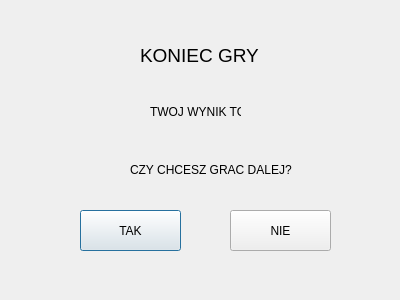
<?xml version="1.0" encoding="UTF-8"?>
<ui version="4.0">
 <class>gameover</class>
 <widget class="QDialog" name="gameover">
  <property name="geometry">
   <rect>
    <x>0</x>
    <y>0</y>
    <width>400</width>
    <height>300</height>
   </rect>
  </property>
  <property name="windowTitle">
   <string>Dialog</string>
  </property>
  <widget class="QPushButton" name="pushButton">
   <property name="geometry">
    <rect>
     <x>80</x>
     <y>210</y>
     <width>101</width>
     <height>41</height>
    </rect>
   </property>
   <property name="text">
    <string>TAK</string>
   </property>
  </widget>
  <widget class="QPushButton" name="pushButton_2">
   <property name="geometry">
    <rect>
     <x>230</x>
     <y>210</y>
     <width>101</width>
     <height>41</height>
    </rect>
   </property>
   <property name="text">
    <string>NIE</string>
   </property>
  </widget>
  <widget class="QLabel" name="label">
   <property name="geometry">
    <rect>
     <x>140</x>
     <y>40</y>
     <width>121</width>
     <height>31</height>
    </rect>
   </property>
   <property name="font">
    <font>
     <pointsize>14</pointsize>
    </font>
   </property>
   <property name="text">
    <string>KONIEC GRY</string>
   </property>
  </widget>
  <widget class="QLabel" name="label_4">
   <property name="geometry">
    <rect>
     <x>130</x>
     <y>160</y>
     <width>181</width>
     <height>20</height>
    </rect>
   </property>
   <property name="text">
    <string>CZY CHCESZ GRAC DALEJ?</string>
   </property>
  </widget>
  <widget class="QLabel" name="label_2">
   <property name="geometry">
    <rect>
     <x>190</x>
     <y>130</y>
     <width>89</width>
     <height>23</height>
    </rect>
   </property>
   <property name="font">
    <font>
     <pointsize>14</pointsize>
    </font>
   </property>
   <property name="text">
    <string>          </string>
   </property>
  </widget>
  <widget class="QWidget" name="">
   <property name="geometry">
    <rect>
     <x>150</x>
     <y>90</y>
     <width>91</width>
     <height>44</height>
    </rect>
   </property>
   <layout class="QVBoxLayout" name="verticalLayout">
    <item>
     <widget class="QLabel" name="label_3">
      <property name="text">
       <string>TWOJ WYNIK TO: </string>
      </property>
     </widget>
    </item>
   </layout>
  </widget>
 </widget>
 <resources/>
 <connections/>
</ui>
